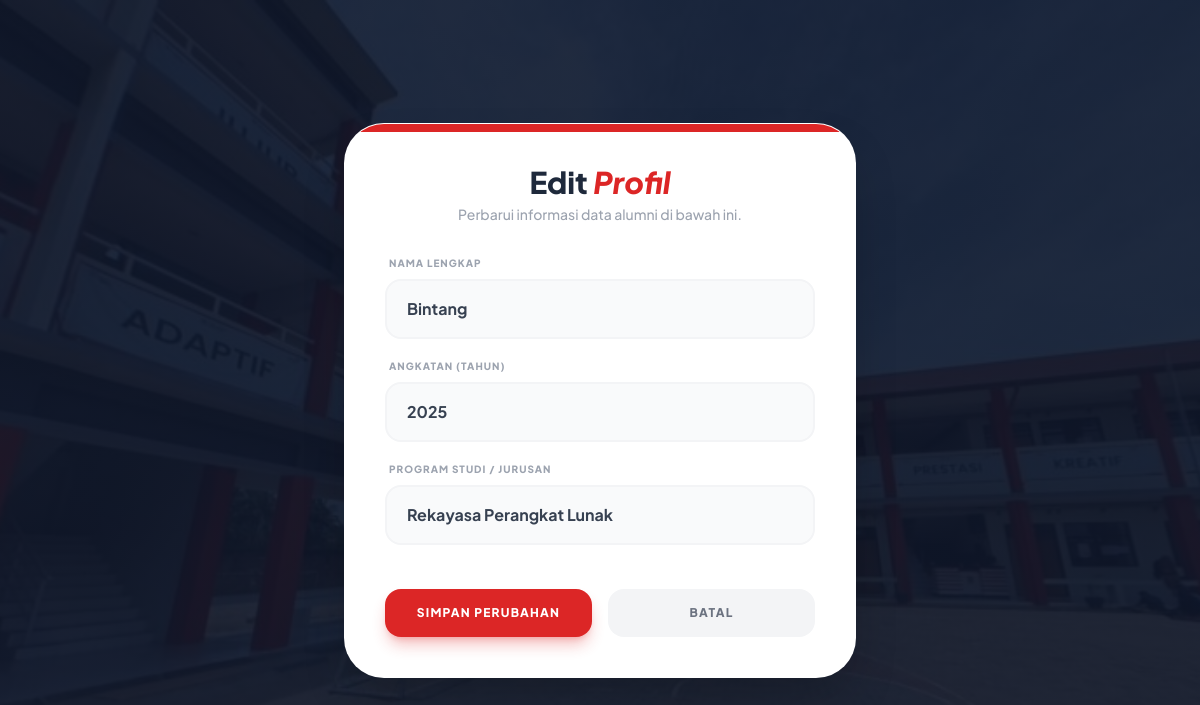
The app's page /edit.php?id=1 (signed in) with its own data.
### tables this page shows
CREATE TABLE `alumni` (
  `id_alumni` int NOT NULL,
  `nama` varchar(50) NOT NULL,
  `angkatan` int NOT NULL,
  `jurusan` varchar(50) NOT NULL
);

### edit.php (the view, shortened to what this page needs)
<?php
include 'koneksi.php';
$id = mysqli_real_escape_string($koneksi, $_GET['id']);
$role_saya = $_SESSION['role'];
$data = mysqli_query($koneksi, "SELECT * FROM alumni WHERE id_alumni='$id'");
$d = mysqli_fetch_assoc($data);
?>
<!DOCTYPE html>
<html lang="id">
<head>
    <script src="https://cdn.tailwindcss.com"></script>
</head>
<body class="bg-custom min-h-screen flex items-center justify-center p-6 antialiased">
    <div class="bg-white p-10 rounded-[2.5rem] shadow-2xl w-full max-w-lg border border-white/20 relative overflow-hidden">
        <div class="absolute top-0 left-0 right-0 h-2 bg-red-600"></div>
        <div class="mb-8 text-center">
            <h2 class="text-3xl font-black text-[#1e293b]">Edit <span class="text-red-600 italic">Profil</span></h2>
            <p class="text-gray-400 text-sm font-medium mt-1">Perbarui informasi data alumni di bawah ini.</p>
        </div>
        <form method="POST" class="space-y-5">
            <div>
                <label class="block text-[10px] font-black text-gray-400 uppercase tracking-widest mb-2 ml-1">Nama Lengkap</label>
                <input type="text" name="nama" value="<?= htmlspecialchars($d['nama']) ?>"
                       class="w-full px-5 py-4 bg-gray-50 border-2 border-gray-100 rounded-2xl focus:ring-2 focus:ring-red-500 focus:border-red-500 outline-none transition-all font-bold text-gray-700" required>
            </div>
            <div>
                <label class="block text-[10px] font-black text-gray-400 uppercase tracking-widest mb-2 ml-1">Angkatan (Tahun)</label>
                <input type="number" name="angkatan" value="<?= htmlspecialchars($d['angkatan']) ?>"
                       class="w-full px-5 py-4 bg-gray-50 border-2 border-gray-100 rounded-2xl focus:ring-2 focus:ring-red-500 focus:border-red-500 outline-none transition-all font-bold text-gray-700" required>
            </div>
            <div>
                <label class="block text-[10px] font-black text-gray-400 uppercase tracking-widest mb-2 ml-1">Program Studi / Jurusan</label>
                <select name="jurusan" class="w-full px-5 py-4 bg-gray-50 border-2 border-gray-100 rounded-2xl focus:ring-2 focus:ring-red-500 focus:border-red-500 outline-none transition-all font-bold text-gray-700 appearance-none">
                    <option value="Rekayasa Perangkat Lunak" <?= $d['jurusan'] == 'Rekayasa Perangkat Lunak' ? 'selected' : '' ?>>Rekayasa Perangkat Lunak</option>
                </select>
            </div>
            <div class="pt-6 flex flex-col sm:flex-row gap-4">
                <button type="submit" name="submit"
                        class="flex-1 bg-red-600 text-white font-black py-4 rounded-2xl hover:bg-red-700 transition-all shadow-lg shadow-red-600/30 active:scale-95 uppercase text-xs tracking-widest">
                    Simpan Perubahan
                </button>
                <a href="<?= ($role_saya == 'admin' || $role_saya == 'superadmin') ? 'dashboard_admin.php' : 'dashboard_user.php' ?>"
                   class="flex-1 bg-gray-100 text-gray-500 text-center py-4 rounded-2xl font-black hover:bg-gray-200 transition-all uppercase text-xs tracking-widest">
                    Batal
                </a>
            </div>
        </form>
    </div>
</body>
</html>

### edit.php (style rules this page uses)
body { font-family: 'Plus Jakarta Sans', sans-serif; }
.bg-custom { background: linear-gradient(rgba(15, 23, 42, 0.9), rgba(15, 23, 42, 0.9)), url('background.jpg'); background-size: cover; background-position: center; background-attachment: fixed; }

### records on screen
alumni: nama "Bintang", angkatan "2025", jurusan "Rekayasa Perangkat Lunak"
